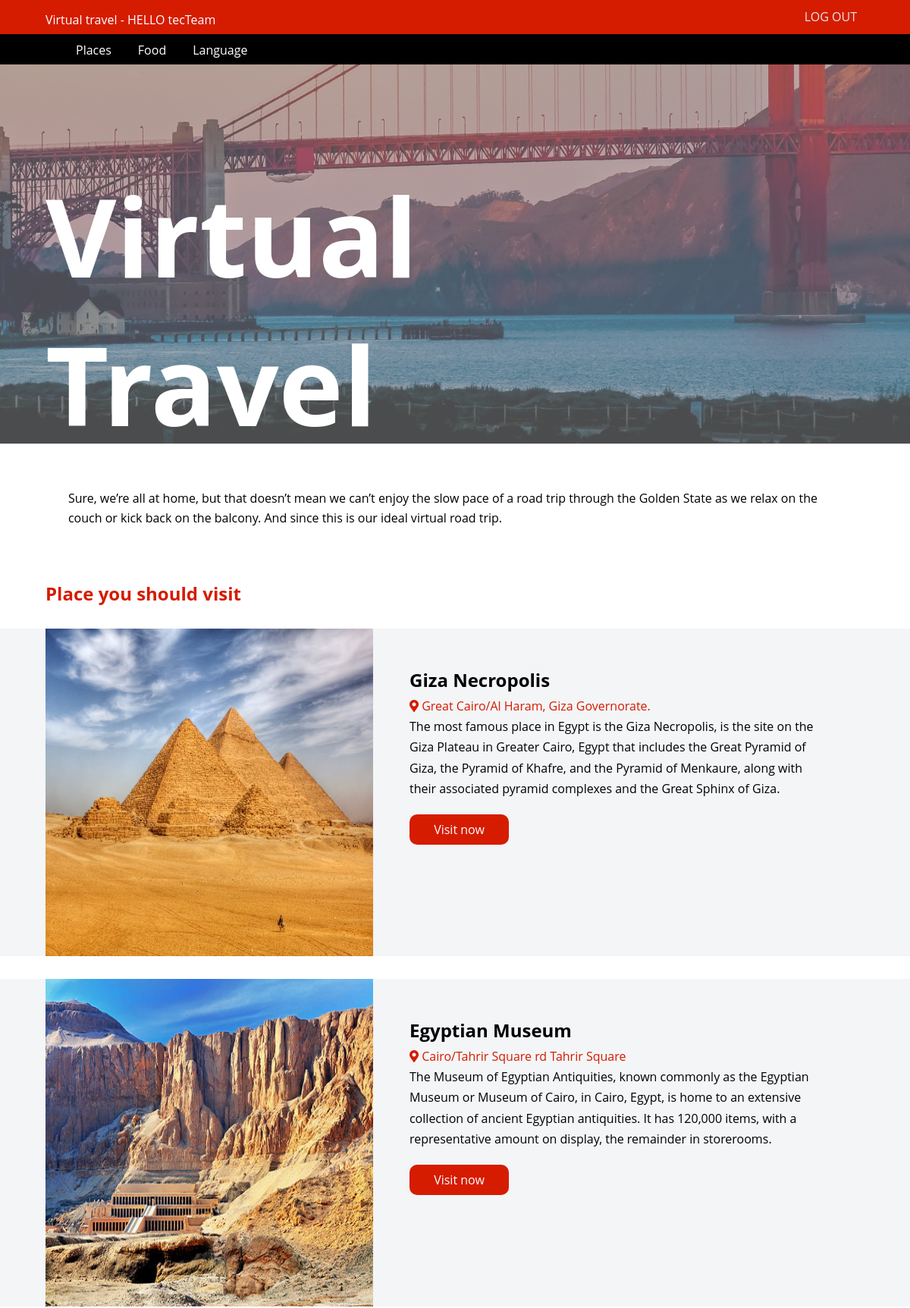
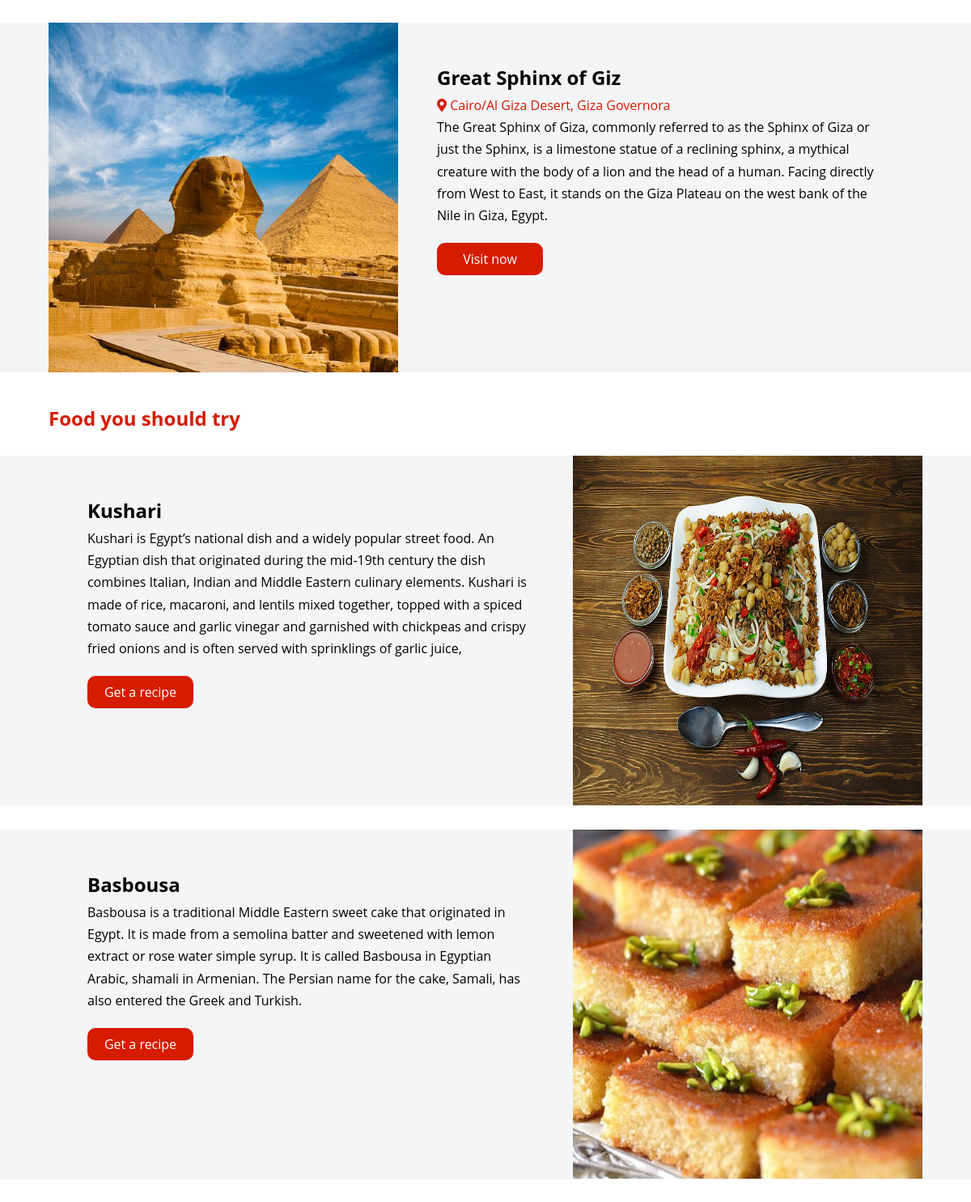
The app's page /country/content/1/ (signed in, upper part) with its own data (2 pictures, top to bottom).
### travel_app/models.py (models this page shows, shortened)
class bestPlace(models.Model):
    name =  models.CharField(max_length=20)
    info = models.TextField(default='')
    country = models.ForeignKey(Country, on_delete=models.CASCADE)
    position = models.CharField(default='',max_length=30)
    city = models.CharField(default='',max_length=50)
    pic = models.ImageField(null=True,blank=True)
    url = models.TextField(default='')

class Trafood(models.Model):
    name =  models.CharField(max_length=20)
    info = models.TextField()
    country = models.ForeignKey(Country, on_delete=models.CASCADE)
    pic = models.ImageField(null=True,blank=True)
    url = models.TextField(default='')

### travel_app/views.py (the view)
# urls.py: path('content/<str:pk>/', content,name='content'),
@login_required(login_url='login')
def content(request,pk):
    country = Country.objects.get(id=pk)
    language = country.language_set.all()
    bestplace = country.bestplace_set.all()
    trafood = country.trafood_set.all()
    title = 'Country name' # The country name should be here
    context = {
        'title' : title,
        'countries' : country,
        'languages' : language,
        'bestplace' : bestplace,
        'trafood' : trafood,
    }
    return render(request,'country.html',context)

### templates/country.html (shortened to what this page needs)
{%load static%}
{% load fontawesome_5 %}
<!DOCTYPE html>
<html lang="en">
<head>
    <link rel='stylesheet' href="{% static '/css/style.css'%}">
    {% fontawesome_5_static %}
</head>
<body data-bg='white'>
    <div class="navbar">
        <div class="container">
            <div class="links">
                <a href="{% url 'logout' %}">Log out</a>
            </div>
            <div class="name">
                    <a href="{% url 'main' %}" style="text-decoration: none; color:white;">Virtual travel - HELLO {{request.user}}</a>
            </div>
        </div>
    </div>
    <div class=sec-nav>
        <div class='container'>
            <div class='list'>
                <ul>
                    <li data-scroll=".place">
                        Places
                    </li>
                    <li data-scroll=".fd">
                        Food
                    </li>
                    <li data-scroll=".ln">
                        Language
                    </li>
                </ul>
            </div>
        </div>
    </div>
    {% include 'header.html' %}
    <div class='nobda'>
        <div class='container'>
            <p>
                Sure, we’re all at home, but that doesn’t mean we can’t enjoy the slow pace of a road trip through the
                Golden State as we relax on the couch or kick back on the balcony. And since this is our ideal virtual
                road trip.
        </div>
    </div>
    <div class='title place'>
        <div class='container'>
            <h2>Place you should visit</h2>
        </div>
    </div>
    {% for place in bestplace  %}
    <div class='food-section '>
        <div class='container'>
            <div class="food-img">
                <img src='/static/images/{{place.pic}}'>
            </div>
            <div class='food-text'>
                <h2>{{place.name}}</h2>
                <span>{% fa5_icon 'map-marker-alt' 'fas' %} {{place.city}}/{{place.position}}</span>
                <p>{{place.info}}</p>
                <a href='{{place.url}}' target='_blank'>Visit now</a>
            </div>
        </div>
    </div>
    {% endfor %}
    <div class='title fd'>
        <div class='container'>
            <h2>Food you should try</h2>
        </div>
    </div>
    {% for  food in  trafood %}
    <div class='food-section'>
        <div class='container'>
            <div class="food-img right">
                <img src='/static/images/{{food.pic}}'>
            </div>
            <div class='food-text right'>
                <h2>{{food.name}}</h2>
                <p>{{food.info}}</p>
                <a target='_blank' href='{{food.url}}'>Get a recipe</a>
            </div>
        </div>
    </div>
    {% endfor %}
</body>
</html>

### static/css/style.css (style rules this page uses)
* { box-sizing: border-box; margin: 0px; font-family: 'Open Sans', sans-serif; }
body { font-family: 'Roboto', sans-serif; }
[data-bg='white'] { transition: all .5s ease-in-out; background-color: #fff; color:#000; }
.container { width: 1080px; margin: auto; height: 100%; }
.navbar { background-color:#D51C00 ; width: 100%; height: 45px; padding: 10px; overflow: hidden; }
.navbar .links { float: right; }
.navbar .links a { text-transform: uppercase; margin: 7px 10px 0 0; background: transparent; outline: none; border: 0px ; color: #e6e6e6; line-height: 1.6; cursor: pointer; text-decoration: none; }
.navbar .name { float: left; color: #e6e6e6; margin-top: 5px; line-height: 1.; }
.sec-nav { width: 100%; height: 40px; background-color: #000; position: relative; padding: 10px; overflow: hidden; }
.list ul { overflow: hidden; width: 100%; height: 100%; color:#fff; }
.list ul li { float: left; margin-right: 35px; list-style: none; cursor: pointer; }
.nobda { margin-top:30px; line-height: 1.6; font-weight: 400; }
.nobda p { padding: 30px; }
.title { color: #D51C00; margin-top:40px ; }
.food-section { width: 100%; height: 432px; overflow: hidden; background-color: #F3F5F7; margin-top: 30px; line-height: 1.7; }
.food-section .food-img { height: 432px; width: 432px; float: left; }
.food-section .food-img img { width: 100%; height: 100%; background-size: cover; }
.food-section .food-text { float: left; width: 648px; height: 100%; padding: 3rem; }
.food-section .food-text a { text-decoration: none; color: #fff; background-color: #D51C00; height: 40px; width: 131px; display: block; padding: 7px; text-align: center; border-radius: 10px; margin-top: 20px }
.food-section .right { float: right; }
.food-section .food-text span { color: #D51C00; }

### records on screen
bestPlace: pic (picture), name "Giza Necropolis", city "Great Cairo", position "Al Haram, Giza Governorate.", info "The most famous place in Egypt is the Giza Necropolis, is the site on the Giza Plateau in Greater Cairo, Egypt that includes the Great Pyramid of Giza, the Pyramid of Khafre, and the Pyramid of Menkaure, along with their associated pyramid complexes and the Great Sphinx of Giza."
bestPlace: pic (picture), name "Egyptian Museum", city "Cairo", position "Tahrir Square rd Tahrir Square", info "The Museum of Egyptian Antiquities, known commonly as the Egyptian Museum or Museum of Cairo, in Cairo, Egypt, is home to an extensive collection of ancient Egyptian antiquities. It has 120,000 items, with a representative amount on display, the remainder in storerooms."
bestPlace: pic (picture), name "Great Sphinx of Giz", city "Cairo", position "Al Giza Desert, Giza Governora", info "The Great Sphinx of Giza, commonly referred to as the Sphinx of Giza or just the Sphinx, is a limestone statue of a reclining sphinx, a mythical creature with the body of a lion and the head of a human. Facing directly from West to East, it stands on the Giza Plateau on the west bank of the Nile in Giza, Egypt."
Trafood: pic (picture), name "Kushari", info "Kushari is Egypt’s national dish and a widely popular street food. An Egyptian dish that originated during the mid-19th century the dish combines Italian, Indian and Middle Eastern culinary elements. Kushari is made of rice, macaroni, and lentils mixed together, topped with a spiced tomato sauce and garlic vinegar and garnished with chickpeas and crispy fried onions and is often served with sprinklings of garlic juice,"
Trafood: pic (picture), name "Basbousa", info "Basbousa is a traditional Middle Eastern sweet cake that originated in Egypt. It is made from a semolina batter and sweetened with lemon extract or rose water simple syrup. It is called Basbousa in Egyptian Arabic, shamali in Armenian. The Persian name for the cake, Samali, has also entered the Greek and Turkish."

### other values on screen
{{ request.user }} "tecTeam"
